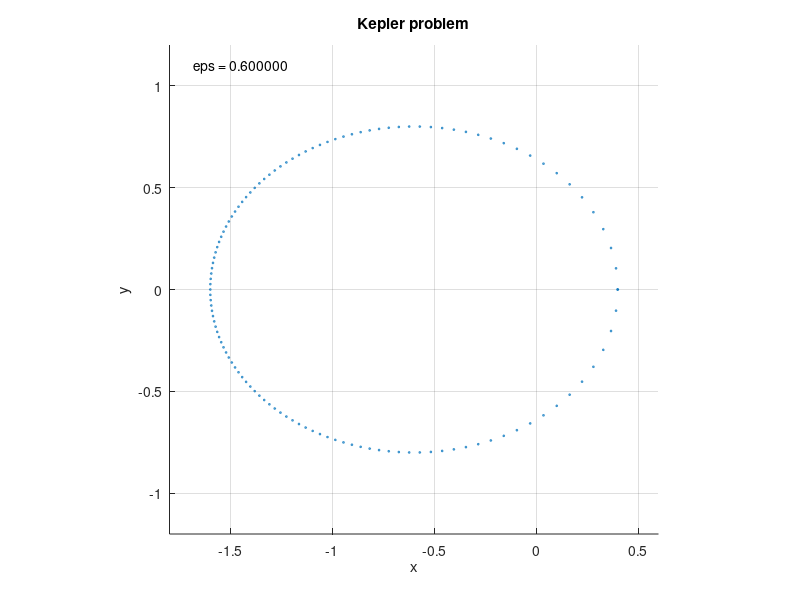

Write MATLAB code to recreate this figure.
# Kepler problem

eps = 0.6;

q01 = 1 - eps;
q02 = 0;
u01 = 0;
u02 = sqrt((1 + eps)/(1 - eps));

function xdot = f(x,t)
  r = sqrt(x(1)^2 + x(2)^2);
  xdot(1) = x(3);
  xdot(2) = x(4);
  xdot(3) = -x(1)/r^3;
  xdot(4) = -x(2)/r^3;
endfunction

T = 8*atan(1);

x = lsode("f", [q01; q02; u01; u02], (t = linspace (0, T, 120 + 1)'));

#set term postcript;
#set output "sample.ps";
scatter(x(:, [1]), x(:, [2]), 1.5);

axis equal
axis([-1.8, 0.6, -1.2, 1.2])
grid on
title "Kepler problem"
xlabel "x"
ylabel "y"

hP = axis();
ts1 = sprintf("eps = %f\n", eps);
text(-3*hP(2) + 0.05*(hP(2) - hP(1)), hP(4) - 0.05*(hP(4) - hP(3)), ts1);
